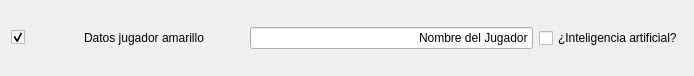
<?xml version="1.0" encoding="UTF-8"?>
<ui version="4.0">
 <class>wdgPlayer</class>
 <widget class="QWidget" name="wdgPlayer">
  <property name="geometry">
   <rect>
    <x>0</x>
    <y>0</y>
    <width>694</width>
    <height>76</height>
   </rect>
  </property>
  <property name="windowTitle">
   <string>Form</string>
  </property>
  <layout class="QVBoxLayout" name="verticalLayout">
   <item>
    <layout class="QHBoxLayout" name="horizontalLayout">
     <item>
      <widget class="QCheckBox" name="chkPlays">
       <property name="toolTip">
        <string>Seleccionalo si quieres activar al jugador</string>
       </property>
       <property name="text">
        <string/>
       </property>
       <property name="checked">
        <bool>true</bool>
       </property>
      </widget>
     </item>
     <item>
      <widget class="QLabel" name="pixmap">
       <property name="text">
        <string/>
       </property>
       <property name="pixmap">
        <pixmap resource="../images/glparchis.qrc">:/glparchis/fichaamarilla.png</pixmap>
       </property>
      </widget>
     </item>
     <item>
      <widget class="QLabel" name="label">
       <property name="minimumSize">
        <size>
         <width>200</width>
         <height>0</height>
        </size>
       </property>
       <property name="maximumSize">
        <size>
         <width>200</width>
         <height>16777215</height>
        </size>
       </property>
       <property name="text">
        <string>Datos jugador amarillo</string>
       </property>
       <property name="alignment">
        <set>Qt::AlignCenter</set>
       </property>
      </widget>
     </item>
     <item>
      <widget class="QLineEdit" name="txt">
       <property name="toolTip">
        <string>Introduce el nombre del jugador</string>
       </property>
       <property name="text">
        <string>Nombre del Jugador</string>
       </property>
       <property name="alignment">
        <set>Qt::AlignRight|Qt::AlignTrailing|Qt::AlignVCenter</set>
       </property>
      </widget>
     </item>
     <item>
      <widget class="QCheckBox" name="chkIA">
       <property name="toolTip">
        <string>Selecciona si quieres que el jugador lo controle el ordenador</string>
       </property>
       <property name="text">
        <string>¿Inteligencia artificial?</string>
       </property>
      </widget>
     </item>
    </layout>
   </item>
  </layout>
 </widget>
 <resources>
  <include location="../images/glparchis.qrc"/>
 </resources>
 <connections/>
</ui>
